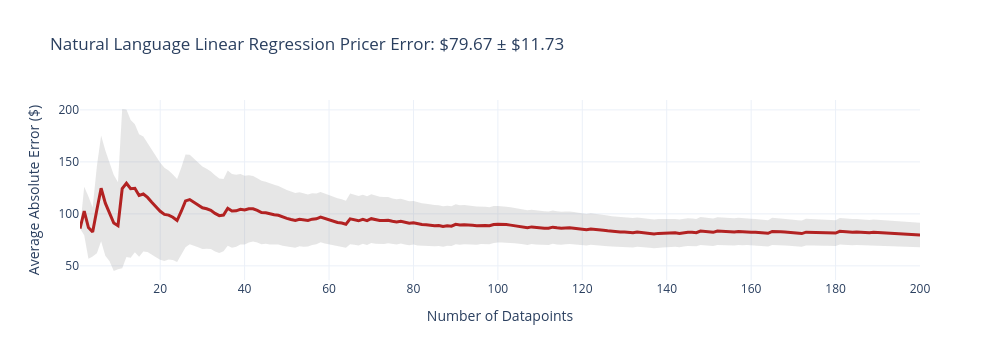
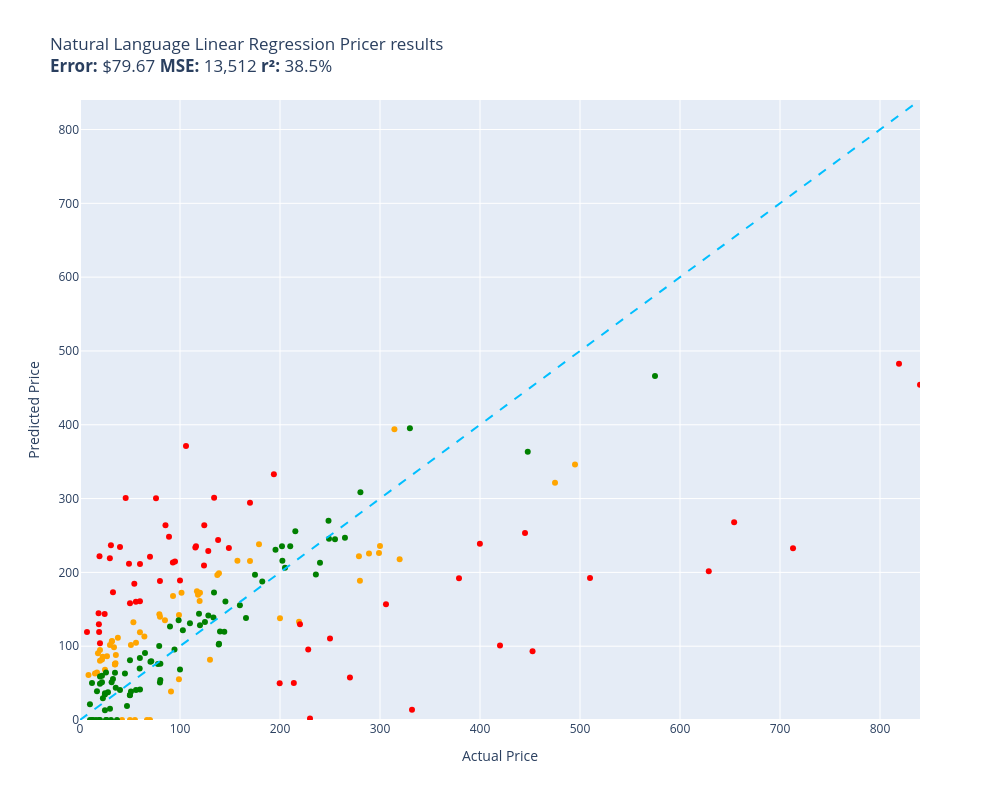

The notebook cell these images were saved under, in order:
### Code cell
evaluate(natural_language_linear_regression_pricer, test)

### Figure 1 — Plotly figure (JSON) as saved in the notebook; plotly's stock layout.template omitted (floating-point values rounded to 4 significant figures; data arrays with more than 128 entries replaced by an {"elided": "..."} marker saying what was removed)
{"data": [{"fill": "toself", "fillcolor": "rgba(128,128,128,0.2)", "hoverinfo": "skip", "line": {"color": "rgba(255,255,255,0)"}, "name": "95% CI", "showlegend": false, "type": "scatter", "x": {"elided": "400 int values"}, "y": {"elided": "400 float values"}}, {"customdata": {"elided": "200x1 float values"}, "hovertemplate": "n=%{x}<br>Avg Error=$%{y:,.2f}<br>±95% CI=$%{customdata[0]:,.2f}<extra></extra>", "line": {"color": "firebrick", "width": 3}, "mode": "lines", "name": "Cumulative Avg Error", "type": "scatter", "x": {"elided": "200 int values"}, "y": {"elided": "200 float values"}}], "layout": {"height": 360, "showlegend": false, "title": {"text": "Natural Language Linear Regression Pricer Error: $79.67 ± $11.73"}, "width": 1000, "xaxis": {"title": {"text": "Number of Datapoints"}}, "yaxis": {"title": {"text": "Average Absolute Error ($)"}}}}

### Figure 2 — Plotly figure (JSON) as saved in the notebook; plotly's stock layout.template omitted (floating-point values rounded to 4 significant figures)
{"data": [{"customdata": [["Old Blood Noise Excess V2 Distortion Cho...\nGuess=$133.16 Actual=$219.00"], ["NewPower99 Battery Kit for Samsung Galax...\nGuess=$0.00 Actual=$54.95"], ["EXMAX NG-10X Fresnel Lens Focusing Adapt...\nGuess=$0.00 Actual=$69.98"], ["46mm Digital Pro High-Resolution Close-U...\nGuess=$80.35 Actual=$19.99"], ["GJY Portable TV,10.6 inch Mini TV for AT...\nGuess=$143.16 Actual=$79.36"], ["HK SYSTEMS 13\" Heavy Duty Black \"Push\" O...\nGuess=$135.14 Actual=$84.95"], ["Mini PC, Kinupute Desktop Computer E3-12...\nGuess=$346.32 Actual=$495.00"], ["10GBase-LR SFP+ Transceiver, Handar 10GB...\nGuess=$94.87 Actual=$19.99"], ["Deco Mount Pro Tripod Microphone Stand w...\nGuess=$118.96 Actual=$59.95"], ["Southwire 120V/15A Right Angle User Atta...\nGuess=$111.29 Actual=$37.87"], ["Mylites+ Standard Comic Book Mylar Sleev...\nGuess=$75.33 Actual=$34.99"], ["DALDED LED Light Kit for Lego Sonic Gree...\nGuess=$67.94 Actual=$24.99"], ["152MM Hole Saws M42 Bi-Metal High Speed ...\nGuess=$90.60 Actual=$17.99"], ["Baseball Backpacks Large 18 Inch Bookbag...\nGuess=$106.24 Actual=$31.77"], ["Adams Check Payment and Deposit Register...\nGuess=$76.86 Actual=$35.49"], ["3D Tree Hole Branches 075 Stair Risers D...\nGuess=$81.55 Actual=$129.99"], ["KOHLER 18865-CP Filtered Water Faucet, P...\nGuess=$321.59 Actual=$475.00"], ["Fjallraven, Kanken Laptop 15\" Backpack f...\nGuess=$161.24 Actual=$119.65"], ["Projector, CRAZVIEW Projector with WiFi ...\nGuess=$132.34 Actual=$53.40"], ["Festool 492370 Platin 2 S1000 Grit 6-Inc...\nGuess=$38.69 Actual=$91.00"], ["Miyaya@ Funny Animal Masks Collection fo...\nGuess=$64.32 Actual=$16.99"], ["Trail Gear Twin Stick Kit for Top Shift ...\nGuess=$188.56 Actual=$279.92"], ["Beck/Arnley 0421945 Air Filter\nGuess=$87.95 Actual=$35.87"], ["Ceramic Talavera Mexican Tile 4x4\", 9 Pi...\nGuess=$101.74 Actual=$29.95"], ["Marvel Legends Series X-Men 6-Inch Archa...\nGuess=$55.31 Actual=$98.95"], ["Intrepid International Dressage Letters-...\nGuess=$86.38 Actual=$26.99"], ["EMART Photography C Stand with Boom Arm,...\nGuess=$172.56 Actual=$119.99"], ["Replacement Remote Control for PANASONIC...\nGuess=$75.99 Actual=$34.95"], ["KS K-STORM Replacement Silicone Mushroom...\nGuess=$60.96 Actual=$8.50"], ["LSSAGOON Backpack for Women Teen Kids Gi...\nGuess=$98.54 Actual=$33.99"], ["Grey Pneumatic 1311SD Impact Socket Set\nGuess=$215.65 Actual=$157.43"], ["4pc Wheel Spacers Adapters 4\" (2inch Per...\nGuess=$174.41 Actual=$116.95"], ["LSI Broadcom SAS 9300-8i 8-port 12Gb/s S...\nGuess=$169.59 Actual=$118.00"], ["Mikrotik RB3011UIAS-RM RouterBOARD 10xGi...\nGuess=$226.31 Actual=$299.00"], ["AC Compressor & A/C Kit For BMW 335i 335...\nGuess=$393.81 Actual=$314.41"], ["Linkloos Solar Street Lights Outdoor Wat...\nGuess=$104.65 Actual=$55.99"], ["Universal Power Group 12V 100Ah Sealed L...\nGuess=$137.89 Actual=$199.99"], ["Auertech Portable Washing Machine, 14lbs...\nGuess=$142.42 Actual=$98.99"], ["18 Inch White Undermount Kitchen Sink - ...\nGuess=$238.16 Actual=$179.00"], ["New Replacement seat cover fits Yamaha M...\nGuess=$198.76 Actual=$138.95"], ["Evan Fischer Radiator Cooling Fan Assemb...\nGuess=$196.57 Actual=$137.34"], ["Raspberry Pi 3 Model B+ Aluminum Case Me...\nGuess=$63.02 Actual=$14.99"], ["LCD Screen for Dell Inspiron 17R 17.3\" H...\nGuess=$113.23 Actual=$64.37"], ["CTLAMP XL-2100 Professional Quality XL-2...\nGuess=$107.08 Actual=$32.00"], ["VIPMOTOZ Sequential Turn Signal Premium ...\nGuess=$221.79 Actual=$278.94"], ["Venom Power Terra Hunter R/T+ R/T All-Te...\nGuess=$217.85 Actual=$319.65"], ["Audio Techinca ATW-T1002 System 10 Handh...\nGuess=$225.42 Actual=$289.00"], ["LD Compatible Ink Cartridge Replacement ...\nGuess=$0.00 Actual=$41.99"], ["BXYJY for Samsung Galaxy Z Fold 3 Case w...\nGuess=$0.00 Actual=$49.99"], ["sabermaster TCG Playmat yugioh playmat T...\nGuess=$82.14 Actual=$21.99"], ["Star Wars Die-Cast Metal TITANIUM Series...\nGuess=$85.82 Actual=$22.70"], ["DuraGo BR5330 Front Vented Disc Brake Ro...\nGuess=$172.38 Actual=$101.51"], ["Samsung DA97-07603B Freezer Ice Maker As...\nGuess=$167.99 Actual=$93.02"], ["HP Laserjet 2100 Laser Printer W/Test Pr...\nGuess=$235.77 Actual=$299.98"], ["KZ ZS10 Pro in Ear Monitor Headphone KZ ...\nGuess=$0.00 Actual=$66.99"], ["Jada Toys Ryan's World Combo Panda Airli...\nGuess=$75.54 Actual=$34.94"], ["Pyle 2x120 Watt Home Audio Speaker Power...\nGuess=$101.64 Actual=$50.92"], ["MonMount Triple Monitor Stand Freestandi...\nGuess=$139.75 Actual=$79.99"], ["Xiaomi Redmi 10 2022 NFC 4G LTE (128GB +...\nGuess=$215.37 Actual=$169.99"]], "hovertemplate": "%{customdata[0]}<extra></extra>", "legendgroup": "orange", "marker": {"color": "orange", "size": 6, "symbol": "circle"}, "mode": "markers", "name": "orange", "orientation": "v", "showlegend": true, "type": "scatter", "x": [219.0, 54.95, 69.98, 19.99, 79.36, 84.95, 495.0, 19.99, 59.95, 37.87, 34.99, 24.99, 17.99, 31.77, 35.49, 130.0, 475.0, 119.7, 53.4, 91.0, 16.99, 279.9, 35.87, 29.95, 98.95, 26.99, 120.0, 34.95, 8.5, 33.99, 157.4, 117.0, 118.0, 299.0, 314.4, 55.99, 200.0, 98.99, 179.0, 138.9, 137.3, 14.99, 64.37, 32.0, 278.9, 319.6, 289.0, 41.99, 49.99, 21.99, 22.7, 101.5, 93.02, 300.0, 66.99, 34.94, 50.92, 79.99, 170.0], "xaxis": "x", "y": [133.2, 0.0, 0.0, 80.35, 143.2, 135.1, 346.3, 94.87, 119.0, 111.3, 75.33, 67.94, 90.6, 106.2, 76.86, 81.55, 321.6, 161.2, 132.3, 38.69, 64.32, 188.6, 87.95, 101.7, 55.31, 86.38, 172.6, 75.99, 60.96, 98.54, 215.6, 174.4, 169.6, 226.3, 393.8, 104.6, 137.9, 142.4, 238.2, 198.8, 196.6, 63.02, 113.2, 107.1, 221.8, 217.9, 225.4, 0.0, 0.0, 82.14, 85.82, 172.4, 168.0, 235.8, 0.0, 75.54, 101.6, 139.7, 215.4], "yaxis": "y"}, {"customdata": [["telpo Headlight Assembly Fit For 15 Camr...\nGuess=$235.53 Actual=$115.99"], ["Stand for Raven Pro Document Scanner - P...\nGuess=$219.18 Actual=$29.85"], ["RBC12-UPC Replacement Battery Cartridge ...\nGuess=$2.02 Actual=$229.99"], ["Bam France 2002XL Contoured Hightech Bla...\nGuess=$232.66 Actual=$713.00"], ["Metabo HPT 36V MultiVolt™ Cordless Rotar...\nGuess=$191.91 Actual=$379.00"], ["Innovative Percussion CB-6 Chamois Bass ...\nGuess=$184.70 Actual=$54.32"], ["LOVE MEI Galaxy S10 Lite Case, Military ...\nGuess=$173.11 Actual=$32.98"], ["CORSAIR Dominator Platinum RGB 32GB (2x1...\nGuess=$209.24 Actual=$124.00"], ["Bam Trekking 3027SB Single Black Clarine...\nGuess=$13.93 Actual=$332.00"], ["DEWALT 20V MAX* XR Impact Driver with Bl...\nGuess=$93.05 Actual=$452.53"], ["Scranton & Co 3 Drawer Mobile File Cabin...\nGuess=$233.58 Actual=$115.35"], ["Canon EOS Rebel T7 Digital SLR Camera wi...\nGuess=$482.52 Actual=$819.00"], ["Task T24287 Roman Ogee Router Bit with 1...\nGuess=$160.22 Actual=$55.88"], ["Travelpro Platinum Elite Slim Business L...\nGuess=$49.99 Actual=$213.83"], ["JRready ST6313 DT Deutsch Connector Kit,...\nGuess=$49.62 Actual=$199.68"], ["15\" Locking Shower Head Extension Arm in...\nGuess=$188.33 Actual=$79.95"], ["Dakota Alert MURS Alert Probe Sensor - M...\nGuess=$129.84 Actual=$219.99"], ["Diversitech WG840585 Motor, (Ddb) 1/3Hp,...\nGuess=$301.15 Actual=$134.12"], ["Retevis RT68 Soft Earhook Walkie Talkie ...\nGuess=$119.10 Actual=$6.99"], ["MC: Pindicator (Dual Intensity Amber)\nGuess=$234.52 Actual=$40.00"], ["Poison Spyder 10-08-020 Rocker Knocker\nGuess=$201.47 Actual=$628.76"], ["Lighted Triangle Mirror Cabinet Bathroom...\nGuess=$253.23 Actual=$445.00"], ["BESTILL Wall Mounted Shower Faucet Set, ...\nGuess=$300.29 Actual=$76.00"], ["Engine Thermostat, Replace 19301-PAA-306...\nGuess=$129.76 Actual=$18.89"], ["Dell Optiplex 390 Desktop Computer i3 3....\nGuess=$263.82 Actual=$124.27"], ["Neporal Full Spectrum Light Bulb, 6000K ...\nGuess=$144.67 Actual=$18.59"], ["LEGO Marvel Avengers War Machine Buster ...\nGuess=$160.77 Actual=$59.95"], ["Kingston Brass KS269SN Kingston Clawfoot...\nGuess=$156.96 Actual=$305.99"], ["KOHLER K-1185540-CP Assembly-Slider\nGuess=$300.70 Actual=$45.67"], ["Trim Kit for 2-handle Shower & Tub Valve...\nGuess=$214.66 Actual=$94.99"], ["iPhone 12/12 Pro Nicaragua Guardabarranc...\nGuess=$103.99 Actual=$19.97"], ["Pioneer 2AM401-BN Two Handle Kitchen Fau...\nGuess=$95.57 Actual=$228.22"], ["Aeromotive 13304 Regulator, X1 Adjustabl...\nGuess=$57.55 Actual=$269.95"], ["4LT LUMINETTE Vanity Opal GLS BSN\nGuess=$188.88 Actual=$99.99"], ["Canon Sure Shot 90u 35mm Date Camera\nGuess=$238.84 Actual=$399.89"], ["Wilkinson LOW GAUSS Vintage Tone Strat S...\nGuess=$236.70 Actual=$30.93"], ["Ibanez M510OVS Acoustic Mandolin in Vint...\nGuess=$294.36 Actual=$169.99"], ["Berta (6 Pieces) 1-1/4 inch Overlay, 90 ...\nGuess=$143.58 Actual=$24.66"], ["CradlePoint Compact Broadband Router (CB...\nGuess=$248.30 Actual=$89.00"], ["ECCPP Power Steering Pump for 2009-2010 ...\nGuess=$263.81 Actual=$85.48"], ["Skullcandy Hesh Evo Bluetooth Headphones...\nGuess=$221.02 Actual=$69.99"], ["ROHL WSGUM3018WH Wire Sink Grids, White\nGuess=$228.94 Actual=$128.28"], ["ASUS VY279HE-W 27” 1080P Monitor - White...\nGuess=$243.73 Actual=$138.10"], ["Music Hall pa15.3 MM/MC Phono Preamplifi...\nGuess=$110.55 Actual=$250.00"], ["Lorell Bell Chair Glide, 2.5\", Black\nGuess=$221.86 Actual=$19.50"], ["4 Inches Rolled Muffler Tip Catback Exha...\nGuess=$332.88 Actual=$193.88"], ["Competition Clutch Disc and Pressure Pla...\nGuess=$192.35 Actual=$510.00"], ["KUNFINE Android Radio CarPlay & Android ...\nGuess=$371.38 Actual=$106.00"], ["Baumgartens Sicurix Blank PVC ID Cards (...\nGuess=$119.09 Actual=$19.11"], ["A-Premium Front Suspension Steering Knuc...\nGuess=$211.61 Actual=$48.99"], ["Dell XPS 13 9343-2727SLV 13.3\" Full HD S...\nGuess=$454.19 Actual=$839.99"], ["Pacific Drums PDCM1618TTRB 16 x 18 Inche...\nGuess=$100.91 Actual=$419.99"], ["Vinyl Soft Top Roll-up Adjustable Truck ...\nGuess=$233.00 Actual=$148.88"], ["Blanco 230966 Valea Stainless Steel Sink...\nGuess=$213.53 Actual=$92.88"], ["Empava 24\" Single Wall Ovens 10 Cooking ...\nGuess=$267.84 Actual=$654.14"], ["Viola Bow 4/4 Full Size Carbon Fiber (Bl...\nGuess=$158.08 Actual=$49.99"], ["Fender Hendrix Voodoo Child Coiled Instr...\nGuess=$211.27 Actual=$59.99"]], "hovertemplate": "%{customdata[0]}<extra></extra>", "legendgroup": "red", "marker": {"color": "red", "size": 6, "symbol": "circle"}, "mode": "markers", "name": "red", "orientation": "v", "showlegend": true, "type": "scatter", "x": [116.0, 29.85, 230.0, 713.0, 379.0, 54.32, 32.98, 124.0, 332.0, 452.5, 115.3, 819.0, 55.88, 213.8, 199.7, 79.95, 220.0, 134.1, 6.99, 40.0, 628.8, 445.0, 76.0, 18.89, 124.3, 18.59, 59.95, 306.0, 45.67, 94.99, 19.97, 228.2, 269.9, 99.99, 399.9, 30.93, 170.0, 24.66, 89.0, 85.48, 69.99, 128.3, 138.1, 250.0, 19.5, 193.9, 510.0, 106.0, 19.11, 48.99, 840.0, 420.0, 148.9, 92.88, 654.1, 49.99, 59.99], "xaxis": "x", "y": [235.5, 219.2, 2.023, 232.7, 191.9, 184.7, 173.1, 209.2, 13.93, 93.05, 233.6, 482.5, 160.2, 49.99, 49.62, 188.3, 129.8, 301.1, 119.1, 234.5, 201.5, 253.2, 300.3, 129.8, 263.8, 144.7, 160.8, 157.0, 300.7, 214.7, 104.0, 95.57, 57.55, 188.9, 238.8, 236.7, 294.4, 143.6, 248.3, 263.8, 221.0, 228.9, 243.7, 110.6, 221.9, 332.9, 192.4, 371.4, 119.1, 211.6, 454.2, 100.9, 233.0, 213.5, 267.8, 158.1, 211.3], "yaxis": "y"}, {"customdata": [["SuppliesOutlet Compatible Toner Cartridg...\nGuess=$119.70 Actual=$144.29"], ["ACDelco GM Original Equipment FW339 Fron...\nGuess=$255.77 Actual=$215.33"], ["8544771 Dryer Heating Element, 279816 Th...\nGuess=$43.71 Actual=$35.74"], ["Pump Head TBVECHI 175PSI 4KW 5.5HP 21CFM...\nGuess=$395.25 Actual=$329.90"], ["Panasonic KX-TG6511B DECT 6.0 PLUS Expan...\nGuess=$100.12 Actual=$79.20"], ["LD Products Compatible Toner Cartridge R...\nGuess=$80.83 Actual=$49.98"], ["APS iBoard 6-inch Aluminum (Black Powder...\nGuess=$235.24 Actual=$210.23"], ["PEMP E65 E66 CDC Simulate Optical Fiber ...\nGuess=$143.96 Actual=$119.00"], ["Intermatic PX300 12V 300W Transformer wi...\nGuess=$172.83 Actual=$134.00"], ["SKB iSeries 3i-13096-6KP Case for BlackM...\nGuess=$196.87 Actual=$174.99"], ["June Garden 12\" Sweet Dolly Charlotte - ...\nGuess=$58.77 Actual=$19.99"], ["Aolemi Oil Rubbed Bronze Single Function...\nGuess=$135.09 Actual=$98.65"], ["Clementoni 39132.5 Jigsaw Puzzle 1,000 P...\nGuess=$50.89 Actual=$79.95"], ["GanFindX Portable Car Hand Controls for ...\nGuess=$155.56 Actual=$159.90"], ["KOMPUTERBAY 4GB 2X 2GB DDR2 1066MHz PC2-...\nGuess=$54.36 Actual=$80.34"], ["Evergreen HSHB2005 Cylinder Head Gasket ...\nGuess=$69.68 Actual=$59.69"], ["Tidal Front + Rear Fender Flares 4PC Poc...\nGuess=$244.79 Actual=$254.99"], ["Wenger City Upgrade Laptop Backpack with...\nGuess=$160.50 Actual=$145.42"], ["AUTOFREE LED Tail Lights Assembly Compat...\nGuess=$235.55 Actual=$201.99"], ["Evan-Fischer Front Bumper Cover Compatib...\nGuess=$215.83 Actual=$202.38"], ["Laisomeke Waterproof Junction Box, Unive...\nGuess=$0.00 Actual=$11.99"], ["Sumerain S1339CM Double Handle Widesprea...\nGuess=$197.13 Actual=$235.86"], ["Webcem Solar Shed Light Outdoor Indoor, ...\nGuess=$75.85 Actual=$77.96"], ["Western Digital Enterprise RE4-GP 2TB SA...\nGuess=$131.01 Actual=$109.95"], ["DIMARZIO 204284 DP 163FBK Blues Bucker G...\nGuess=$126.74 Actual=$89.99"], ["VLAND LED Smoked Taillights Compatible F...\nGuess=$213.14 Actual=$239.99"], ["PM Auto Front Right Quick Complete Strut...\nGuess=$132.82 Actual=$124.94"], ["Tablet PC Cover Compatible with Lenovo T...\nGuess=$51.24 Actual=$31.61"], ["Ultra Duster Canned Air Net 10 Oz 6-Pack\nGuess=$33.78 Actual=$49.90"], ["IQShield Screen Protector Compatible wit...\nGuess=$21.48 Actual=$9.95"], ["Liberty Imports 12 Pack: US Military Toy...\nGuess=$39.09 Actual=$16.98"], ["Pidoko Kids Train Table, Grey with 90 Pc...\nGuess=$128.31 Actual=$119.97"], ["Satco S9596, 4 Count (Pack of 1), 4.18\nGuess=$49.99 Actual=$12.00"], ["ANZO USA 111207 GMC SIERRA 99-06 / YUKON...\nGuess=$187.48 Actual=$182.28"], ["KUNN Small Electrician Tool Pouch Utilit...\nGuess=$50.98 Actual=$21.99"], ["Walker Exhaust Ultra EPA 16478 Direct Fi...\nGuess=$466.05 Actual=$574.99"], ["GE RPWF SmartWater Comparable Refrigerat...\nGuess=$0.00 Actual=$36.99"], ["Urth 62mm UV, Circular Polarizing (CPL),...\nGuess=$103.19 Actual=$139.00"], ["MGP Caliper Covers 39011SACURD Red Powde...\nGuess=$245.73 Actual=$249.00"], ["Royal Designs, Inc. Decorative Abundant ...\nGuess=$36.38 Actual=$24.95"], ["NewFantasia Replacement Audio Cable with...\nGuess=$0.00 Actual=$31.00"], ["MONOCARBON Forged Carbon Fiber Case for ...\nGuess=$41.18 Actual=$59.99"], ["DuraGo 29515020 Front Hub Assembly\nGuess=$141.51 Actual=$128.34"], ["MXR Carbon Copy Deluxe Analog Delay Guit...\nGuess=$230.79 Actual=$195.50"], ["Chalkboard Name Badges with Magnetic Bac...\nGuess=$49.18 Actual=$19.95"], ["GENUINE VOLVO THERMOSTAT (3.0, 3.2) S60 ...\nGuess=$121.74 Actual=$102.85"], ["USB Charger, CIVIE High Speed 60W Multip...\nGuess=$0.00 Actual=$15.99"], ["Pyle Wireless Rear View Backup Camera - ...\nGuess=$78.78 Actual=$70.45"], ["Cardone 84-58642 New HEI Electronic Dist...\nGuess=$138.21 Actual=$165.99"], ["Hp Pavilion P7-1257c Motherboard Aahd3-h...\nGuess=$83.92 Actual=$59.86"], ["Kastar Battery Pack Replacement for Sony...\nGuess=$0.00 Actual=$19.99"], ["Amana Tool - SC587 Carbide Tipped 3-Wing...\nGuess=$79.45 Actual=$71.23"], ["AZX Stylus Pencil for Apple iPad Pro 202...\nGuess=$15.27 Actual=$29.99"], ["UPR Mach 1 Chin Spoiler Fits 94-98 Musta...\nGuess=$90.69 Actual=$64.99"], ["SP Air Corporation SP-8102BU 1/4-Inch He...\nGuess=$206.36 Actual=$204.99"], ["Diversitech UC2436-3 Ultralite Condenser...\nGuess=$76.33 Actual=$80.39"], ["200 ' feet True 14 Gauge AWG CCA Speaker...\nGuess=$62.88 Actual=$44.95"], ["APS iBoard (304 Stainless Steel Polished...\nGuess=$246.88 Actual=$264.95"], ["200 Couples Conversation Cards - Enjoy B...\nGuess=$55.41 Actual=$32.97"], ["The Puppet Company - Carpet-Unicorn, Whi...\nGuess=$0.00 Actual=$19.00"], ["KYX Racing Hardened Steel Center Drive S...\nGuess=$18.83 Actual=$46.99"], ["StonKraft Brass Chess Board Game Set wit...\nGuess=$119.90 Actual=$140.00"], ["OEM Samsung Remote Control Shipped with ...\nGuess=$40.61 Actual=$56.00"], ["Custom Engagement Logo Desk Embosser Sea...\nGuess=$33.66 Actual=$49.95"], ["520 Pieces Christmas Envelope Seal Stick...\nGuess=$0.00 Actual=$25.99"], ["BestPricedDecals Wine A BIT, You'll Feel...\nGuess=$0.00 Actual=$12.98"], ["VATOS 4 Packs Bubble Machine Gun for Kid...\nGuess=$29.34 Actual=$22.88"], ["Steering Wheel, Carbon Fiber Automotive ...\nGuess=$363.29 Actual=$447.74"], ["VONADO Space Wars Colonial Viper MK1 Bui...\nGuess=$40.52 Actual=$39.99"], ["Replacement Remote Control fit for Sony ...\nGuess=$0.00 Actual=$9.99"], ["Disney Princess Sparkling Princess Sleep...\nGuess=$34.40 Actual=$24.95"], ["Glovion Music Stand Light, Clip On Piano...\nGuess=$37.54 Actual=$27.99"], ["Intex River Run Connect Lounge (Four)\nGuess=$95.61 Actual=$94.49"], ["Think Gizmos Build Your Own Robot Toys f...\nGuess=$13.35 Actual=$24.95"], ["PowerSport Front Rear Brakes and Rotors ...\nGuess=$269.84 Actual=$248.51"], ["VTech Strum and Jam Kidi Musical Guitar ...\nGuess=$60.00 Actual=$21.99"], ["Targus CityGear Durable Backpack, Black,...\nGuess=$139.00 Actual=$133.43"], ["W11130208 W10695459 Refrigerator LED Mod...\nGuess=$0.00 Actual=$26.59"], ["STICKGOO Peel and Stick Backsplash for K...\nGuess=$63.89 Actual=$34.99"], ["Garmin 010-12402-10 GT15M-TM Transom-Mou...\nGuess=$102.25 Actual=$138.74"], ["Fitness Center Gym Room Weight Train Dua...\nGuess=$68.41 Actual=$99.99"], ["For Volvo C70 S70 V70 V40 S40 AC Compres...\nGuess=$308.56 Actual=$280.41"], ["Refresh NSF-53 Premium Replacement Refri...\nGuess=$38.67 Actual=$50.99"], ["NICKSTON Red Sparkling Glitter Slim Band...\nGuess=$64.33 Actual=$25.99"]], "hovertemplate": "%{customdata[0]}<extra></extra>", "legendgroup": "green", "marker": {"color": "green", "size": 6, "symbol": "circle"}, "mode": "markers", "name": "green", "orientation": "v", "showlegend": true, "type": "scatter", "x": [144.3, 215.3, 35.74, 329.9, 79.2, 49.98, 210.2, 119.0, 134.0, 175.0, 19.99, 98.65, 79.95, 159.9, 80.34, 59.69, 255.0, 145.4, 202.0, 202.4, 11.99, 235.9, 77.96, 110.0, 89.99, 240.0, 124.9, 31.61, 49.9, 9.95, 16.98, 120.0, 12.0, 182.3, 21.99, 575.0, 36.99, 139.0, 249.0, 24.95, 31.0, 59.99, 128.3, 195.5, 19.95, 102.8, 15.99, 70.45, 166.0, 59.86, 19.99, 71.23, 29.99, 64.99, 205.0, 80.39, 44.95, 264.9, 32.97, 19.0, 46.99, 140.0, 56.0, 49.95, 25.99, 12.98, 22.88, 447.7, 39.99, 9.99, 24.95, 27.99, 94.49, 24.95, 248.5, 21.99, 133.4, 26.59, 34.99, 138.7, 99.99, 280.4, 50.99, 25.99], "xaxis": "x", "y": [119.7, 255.8, 43.71, 395.3, 100.1, 80.83, 235.2, 144.0, 172.8, 196.9, 58.77, 135.1, 50.89, 155.6, 54.36, 69.68, 244.8, 160.5, 235.5, 215.8, 0.0, 197.1, 75.85, 131.0, 126.7, 213.1, 132.8, 51.24, 33.78, 21.48, 39.09, 128.3, 49.99, 187.5, 50.98, 466.1, 0.0, 103.2, 245.7, 36.38, 0.0, 41.18, 141.5, 230.8, 49.18, 121.7, 0.0, 78.78, 138.2, 83.92, 0.0, 79.45, 15.27, 90.69, 206.4, 76.33, 62.88, 246.9, 55.41, 0.0, 18.83, 119.9, 40.61, 33.66, 0.0, 0.0, 29.34, 363.3, 40.52, 0.0, 34.4, 37.54, 95.61, 13.35, 269.8, 60.0, 139.0, 0.0, 63.89, 102.2, 68.41, 308.6, 38.67, 64.33], "yaxis": "y"}, {"hoverinfo": "skip", "line": {"color": "deepskyblue", "dash": "dash", "width": 2}, "mode": "lines", "name": "y = x", "showlegend": false, "type": "scatter", "x": [0, 840.0], "y": [0, 840.0]}], "layout": {"height": 800, "legend": {"title": {"text": "color"}, "tracegroupgap": 0}, "showlegend": false, "title": {"text": "Natural Language Linear Regression Pricer results<br><b>Error:</b> $79.67 <b>MSE:</b> 13,512 <b>r²:</b> 38.5%"}, "width": 1000, "xaxis": {"anchor": "y", "domain": [0, 1], "range": [0, 840.0], "title": {"text": "Actual Price"}}, "yaxis": {"anchor": "x", "domain": [0, 1], "range": [0, 840.0], "title": {"text": "Predicted Price"}}}}
